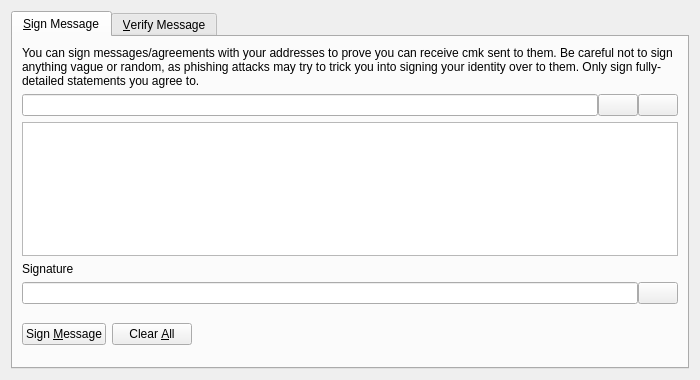
<?xml version="1.0" encoding="UTF-8"?>
<ui version="4.0">
 <class>SignVerifyMessageDialog</class>
 <widget class="QDialog" name="SignVerifyMessageDialog">
  <property name="geometry">
   <rect>
    <x>0</x>
    <y>0</y>
    <width>700</width>
    <height>380</height>
   </rect>
  </property>
  <property name="windowTitle">
   <string>Signatures - Sign / Verify a Message</string>
  </property>
  <property name="modal">
   <bool>true</bool>
  </property>
  <layout class="QVBoxLayout" name="verticalLayout">
   <item>
    <widget class="QTabWidget" name="tabWidget">
     <property name="currentIndex">
      <number>0</number>
     </property>
     <widget class="QWidget" name="tabSignMessage">
      <attribute name="title">
       <string>&amp;Sign Message</string>
      </attribute>
      <layout class="QVBoxLayout" name="verticalLayout_SM">
       <item>
        <widget class="QLabel" name="infoLabel_SM">
         <property name="text">
          <string>You can sign messages/agreements with your addresses to prove you can receive cmk sent to them. Be careful not to sign anything vague or random, as phishing attacks may try to trick you into signing your identity over to them. Only sign fully-detailed statements you agree to.</string>
         </property>
         <property name="textFormat">
          <enum>Qt::PlainText</enum>
         </property>
         <property name="wordWrap">
          <bool>true</bool>
         </property>
        </widget>
       </item>
       <item>
        <layout class="QHBoxLayout" name="horizontalLayout_1_SM">
         <property name="spacing">
          <number>0</number>
         </property>
         <item>
          <widget class="QValidatedLineEdit" name="addressIn_SM">
           <property name="toolTip">
            <string>The cmk address to sign the message with</string>
           </property>
          </widget>
         </item>
         <item>
          <widget class="QPushButton" name="addressBookButton_SM">
           <property name="toolTip">
            <string>Choose previously used address</string>
           </property>
           <property name="text">
            <string/>
           </property>
           <property name="shortcut">
            <string>Alt+A</string>
           </property>
           <property name="autoDefault">
            <bool>false</bool>
           </property>
          </widget>
         </item>
         <item>
          <widget class="QPushButton" name="pasteButton_SM">
           <property name="toolTip">
            <string>Paste address from clipboard</string>
           </property>
           <property name="text">
            <string/>
           </property>
           <property name="shortcut">
            <string>Alt+P</string>
           </property>
           <property name="autoDefault">
            <bool>false</bool>
           </property>
          </widget>
         </item>
        </layout>
       </item>
       <item>
        <widget class="QPlainTextEdit" name="messageIn_SM">
         <property name="toolTip">
          <string>Enter the message you want to sign here</string>
         </property>
        </widget>
       </item>
       <item>
        <widget class="QLabel" name="signatureLabel_SM">
         <property name="text">
          <string>Signature</string>
         </property>
         <property name="textFormat">
          <enum>Qt::PlainText</enum>
         </property>
        </widget>
       </item>
       <item>
        <layout class="QHBoxLayout" name="horizontalLayout_2_SM">
         <property name="spacing">
          <number>0</number>
         </property>
         <item>
          <widget class="QLineEdit" name="signatureOut_SM">
           <property name="font">
            <font>
             <italic>true</italic>
            </font>
           </property>
           <property name="readOnly">
            <bool>true</bool>
           </property>
          </widget>
         </item>
         <item>
          <widget class="QPushButton" name="copySignatureButton_SM">
           <property name="toolTip">
            <string>Copy the current signature to the system clipboard</string>
           </property>
           <property name="text">
            <string/>
           </property>
           <property name="autoDefault">
            <bool>false</bool>
           </property>
          </widget>
         </item>
        </layout>
       </item>
       <item>
        <layout class="QHBoxLayout" name="horizontalLayout_3_SM">
         <item>
          <widget class="QPushButton" name="signMessageButton_SM">
           <property name="toolTip">
            <string>Sign the message to prove you own this cmk address</string>
           </property>
           <property name="text">
            <string>Sign &amp;Message</string>
           </property>
           <property name="autoDefault">
            <bool>false</bool>
           </property>
          </widget>
         </item>
         <item>
          <widget class="QPushButton" name="clearButton_SM">
           <property name="toolTip">
            <string>Reset all sign message fields</string>
           </property>
           <property name="text">
            <string>Clear &amp;All</string>
           </property>
           <property name="autoDefault">
            <bool>false</bool>
           </property>
          </widget>
         </item>
         <item>
          <spacer name="horizontalSpacer_1_SM">
           <property name="orientation">
            <enum>Qt::Horizontal</enum>
           </property>
           <property name="sizeHint" stdset="0">
            <size>
             <width>40</width>
             <height>48</height>
            </size>
           </property>
          </spacer>
         </item>
         <item>
          <widget class="QLabel" name="statusLabel_SM">
           <property name="font">
            <font>
             <weight>75</weight>
             <bold>true</bold>
            </font>
           </property>
           <property name="text">
            <string/>
           </property>
           <property name="wordWrap">
            <bool>true</bool>
           </property>
          </widget>
         </item>
         <item>
          <spacer name="horizontalSpacer_2_SM">
           <property name="orientation">
            <enum>Qt::Horizontal</enum>
           </property>
           <property name="sizeHint" stdset="0">
            <size>
             <width>40</width>
             <height>48</height>
            </size>
           </property>
          </spacer>
         </item>
        </layout>
       </item>
      </layout>
     </widget>
     <widget class="QWidget" name="tabVerifyMessage">
      <attribute name="title">
       <string>&amp;Verify Message</string>
      </attribute>
      <layout class="QVBoxLayout" name="verticalLayout_VM">
       <item>
        <widget class="QLabel" name="infoLabel_VM">
         <property name="text">
          <string>Enter the receiver's address, message (ensure you copy line breaks, spaces, tabs, etc. exactly) and signature below to verify the message. Be careful not to read more into the signature than what is in the signed message itself, to avoid being tricked by a man-in-the-middle attack. Note that this only proves the signing party receives with the address, it cannot prove sendership of any transaction!</string>
         </property>
         <property name="textFormat">
          <enum>Qt::PlainText</enum>
         </property>
         <property name="alignment">
          <set>Qt::AlignLeading|Qt::AlignLeft|Qt::AlignTop</set>
         </property>
         <property name="wordWrap">
          <bool>true</bool>
         </property>
        </widget>
       </item>
       <item>
        <layout class="QHBoxLayout" name="horizontalLayout_1_VM">
         <property name="spacing">
          <number>0</number>
         </property>
         <item>
          <widget class="QValidatedLineEdit" name="addressIn_VM">
           <property name="toolTip">
            <string>The cmk address the message was signed with</string>
           </property>
          </widget>
         </item>
         <item>
          <widget class="QPushButton" name="addressBookButton_VM">
           <property name="toolTip">
            <string>Choose previously used address</string>
           </property>
           <property name="text">
            <string/>
           </property>
           <property name="shortcut">
            <string>Alt+A</string>
           </property>
           <property name="autoDefault">
            <bool>false</bool>
           </property>
          </widget>
         </item>
        </layout>
       </item>
       <item>
        <widget class="QPlainTextEdit" name="messageIn_VM"/>
       </item>
       <item>
        <widget class="QValidatedLineEdit" name="signatureIn_VM"/>
       </item>
       <item>
        <layout class="QHBoxLayout" name="horizontalLayout_2_VM">
         <item>
          <widget class="QPushButton" name="verifyMessageButton_VM">
           <property name="toolTip">
            <string>Verify the message to ensure it was signed with the specified cmk address</string>
           </property>
           <property name="text">
            <string>Verify &amp;Message</string>
           </property>
           <property name="autoDefault">
            <bool>false</bool>
           </property>
          </widget>
         </item>
         <item>
          <widget class="QPushButton" name="clearButton_VM">
           <property name="toolTip">
            <string>Reset all verify message fields</string>
           </property>
           <property name="text">
            <string>Clear &amp;All</string>
           </property>
           <property name="autoDefault">
            <bool>false</bool>
           </property>
          </widget>
         </item>
         <item>
          <spacer name="horizontalSpacer_1_VM">
           <property name="orientation">
            <enum>Qt::Horizontal</enum>
           </property>
           <property name="sizeHint" stdset="0">
            <size>
             <width>40</width>
             <height>48</height>
            </size>
           </property>
          </spacer>
         </item>
         <item>
          <widget class="QLabel" name="statusLabel_VM">
           <property name="font">
            <font>
             <weight>75</weight>
             <bold>true</bold>
            </font>
           </property>
           <property name="text">
            <string/>
           </property>
           <property name="wordWrap">
            <bool>true</bool>
           </property>
          </widget>
         </item>
         <item>
          <spacer name="horizontalSpacer_2_VM">
           <property name="orientation">
            <enum>Qt::Horizontal</enum>
           </property>
           <property name="sizeHint" stdset="0">
            <size>
             <width>40</width>
             <height>48</height>
            </size>
           </property>
          </spacer>
         </item>
        </layout>
       </item>
      </layout>
     </widget>
    </widget>
   </item>
  </layout>
 </widget>
 <customwidgets>
  <customwidget>
   <class>QValidatedLineEdit</class>
   <extends>QLineEdit</extends>
   <header>qvalidatedlineedit.h</header>
  </customwidget>
 </customwidgets>
 <resources>
  <include location="../cmk.qrc"/>
 </resources>
 <connections/>
</ui>
